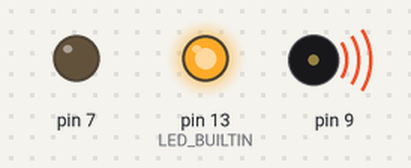
Recording of a sketch running on a simulated Arduino Uno, built with avr-gcc and run on an emulated ATmega328P. Parts: output pins drawn as LEDs (lit = HIGH), buzzer (waves = sounding). What the sketch prints to the serial monitor is not drawn.

Above: at 0.5 s.
Timing chart, 0 to 3.0 s (numbered marks = the images above):
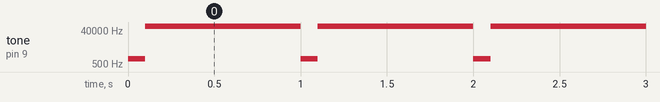

Measured:
- by itself, tone on pin 9: alternates 65535 Hz for 0.90 s and 1000 Hz for 0.10 s

The sketch:

ECGBeepTonePulse.ino
```cpp
void setup()
{
    Serial.begin(115200);
    pinMode(LED_BUILTIN, OUTPUT);
    pinMode(9, OUTPUT);
    pinMode(7, OUTPUT);
    digitalWrite(LED_BUILTIN, HIGH);
    digitalWrite(7, LOW);
    Serial.println("[BOOT]: Done!");
}

void loop()
{
    tone(9, 1000);
    delay(100);
    tone(9, -1);
    delay(900);
}
```
